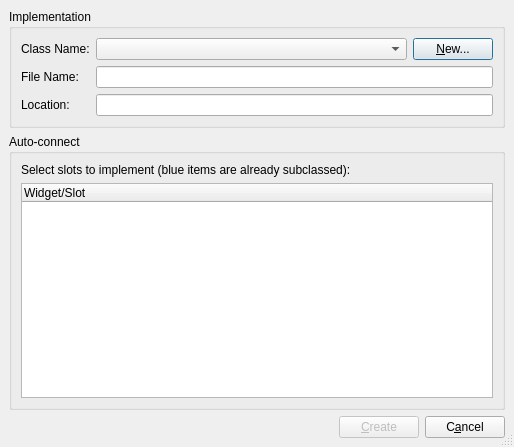
<ui version="4.0" >
 <class>Subclassing</class>
 <widget class="QDialog" name="Subclassing" >
  <property name="geometry" >
   <rect>
    <x>0</x>
    <y>0</y>
    <width>514</width>
    <height>447</height>
   </rect>
  </property>
  <property name="windowTitle" >
   <string>Qt Designer Form Subclassing</string>
  </property>
  <property name="sizeGripEnabled" >
   <bool>true</bool>
  </property>
  <layout class="QVBoxLayout" >
   <property name="margin" >
    <number>9</number>
   </property>
   <property name="spacing" >
    <number>6</number>
   </property>
   <item>
    <widget class="QGroupBox" name="groupBox" >
     <property name="title" >
      <string>Implementation</string>
     </property>
     <layout class="QHBoxLayout" >
      <property name="margin" >
       <number>9</number>
      </property>
      <property name="spacing" >
       <number>6</number>
      </property>
      <item>
       <layout class="QVBoxLayout" >
        <property name="margin" >
         <number>0</number>
        </property>
        <property name="spacing" >
         <number>6</number>
        </property>
        <item>
         <widget class="QLabel" name="label" >
          <property name="text" >
           <string>Class Name:</string>
          </property>
         </widget>
        </item>
        <item>
         <widget class="QLabel" name="label_2" >
          <property name="text" >
           <string>File Name:</string>
          </property>
         </widget>
        </item>
        <item>
         <widget class="QLabel" name="label_4" >
          <property name="text" >
           <string>Location:</string>
          </property>
         </widget>
        </item>
       </layout>
      </item>
      <item>
       <layout class="QVBoxLayout" >
        <property name="margin" >
         <number>0</number>
        </property>
        <property name="spacing" >
         <number>6</number>
        </property>
        <item>
         <layout class="QHBoxLayout" >
          <property name="margin" >
           <number>0</number>
          </property>
          <property name="spacing" >
           <number>6</number>
          </property>
          <item>
           <widget class="QComboBox" name="comboClassName" />
          </item>
          <item>
           <widget class="QPushButton" name="newImplementation" >
            <property name="sizePolicy" >
             <sizepolicy>
              <hsizetype>4</hsizetype>
              <vsizetype>0</vsizetype>
              <horstretch>0</horstretch>
              <verstretch>0</verstretch>
             </sizepolicy>
            </property>
            <property name="text" >
             <string>&amp;New...</string>
            </property>
           </widget>
          </item>
         </layout>
        </item>
        <item>
         <widget class="QLineEdit" name="filename" >
          <property name="readOnly" >
           <bool>true</bool>
          </property>
         </widget>
        </item>
        <item>
         <widget class="QLineEdit" name="location" >
          <property name="readOnly" >
           <bool>true</bool>
          </property>
         </widget>
        </item>
       </layout>
      </item>
     </layout>
    </widget>
   </item>
   <item>
    <widget class="QGroupBox" name="groupBox_2" >
     <property name="title" >
      <string>Auto-connect</string>
     </property>
     <layout class="QVBoxLayout" >
      <property name="margin" >
       <number>9</number>
      </property>
      <property name="spacing" >
       <number>6</number>
      </property>
      <item>
       <widget class="QLabel" name="label_3" >
        <property name="text" >
         <string>Select slots to implement (blue items are already subclassed):</string>
        </property>
       </widget>
      </item>
      <item>
       <widget class="QTreeWidget" name="treeSlots" >
        <column>
         <property name="text" >
          <string>Widget/Slot</string>
         </property>
        </column>
       </widget>
      </item>
     </layout>
    </widget>
   </item>
   <item>
    <layout class="QHBoxLayout" >
     <property name="margin" >
      <number>0</number>
     </property>
     <property name="spacing" >
      <number>6</number>
     </property>
     <item>
      <spacer>
       <property name="orientation" >
        <enum>Qt::Horizontal</enum>
       </property>
       <property name="sizeHint" >
        <size>
         <width>40</width>
         <height>20</height>
        </size>
       </property>
      </spacer>
     </item>
     <item>
      <widget class="QPushButton" name="okButton" >
       <property name="enabled" >
        <bool>false</bool>
       </property>
       <property name="text" >
        <string>&amp;Create</string>
       </property>
       <property name="checkable" >
        <bool>false</bool>
       </property>
      </widget>
     </item>
     <item>
      <widget class="QPushButton" name="cancelButton" >
       <property name="text" >
        <string>C&amp;ancel</string>
       </property>
      </widget>
     </item>
    </layout>
   </item>
  </layout>
 </widget>
 <resources/>
 <connections>
  <connection>
   <sender>okButton</sender>
   <signal>clicked()</signal>
   <receiver>Subclassing</receiver>
   <slot>accept()</slot>
   <hints>
    <hint type="sourcelabel" >
     <x>265</x>
     <y>383</y>
    </hint>
    <hint type="destinationlabel" >
     <x>61</x>
     <y>359</y>
    </hint>
   </hints>
  </connection>
  <connection>
   <sender>cancelButton</sender>
   <signal>clicked()</signal>
   <receiver>Subclassing</receiver>
   <slot>reject()</slot>
   <hints>
    <hint type="sourcelabel" >
     <x>346</x>
     <y>383</y>
    </hint>
    <hint type="destinationlabel" >
     <x>331</x>
     <y>300</y>
    </hint>
   </hints>
  </connection>
 </connections>
</ui>
